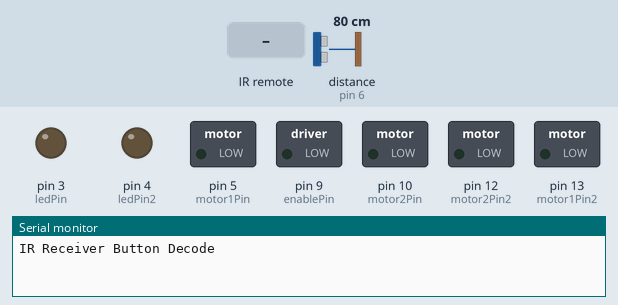
This sketch was run on a simulated Arduino Uno, built with avr-gcc and run on an emulated ATmega328P. Parts: switched loads named in the sketch (green lamp = pin HIGH), output pins drawn as LEDs (lit = HIGH), the last lines printed to the serial monitor. Wiring (inferred from the names in the program): ultrasonic range finder: trigger pin 2; echo pin 6. Inputs (shaded band) come from the test bench; at power-on: distance to the obstacle (sensor on pin 6) 80 cm. The echo pulse lasts 58.3 µs per cm; pins used as bus, display or sensor lines are not drawn.

Above: at 1.2 s.
1.3 s: distance to the obstacle (sensor on pin 6) set to 12 cm
2.8 s: distance to the obstacle (sensor on pin 6) set to 9 cm
At 3.2 s:
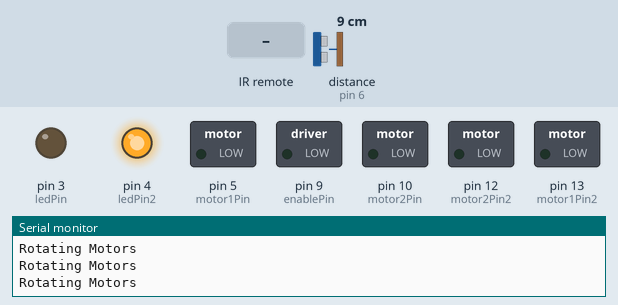
4.3 s: infrared code 0xFFA25D received
At 5.34 s:
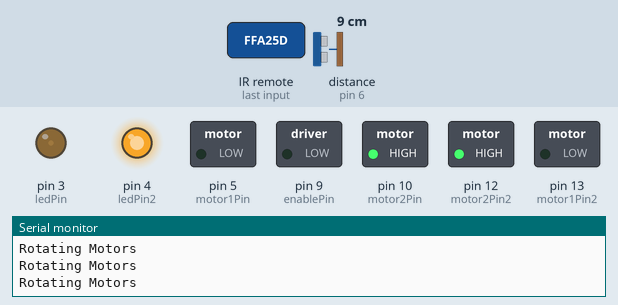
7.3 s: infrared code 0xFF629D received
At 8.6 s:
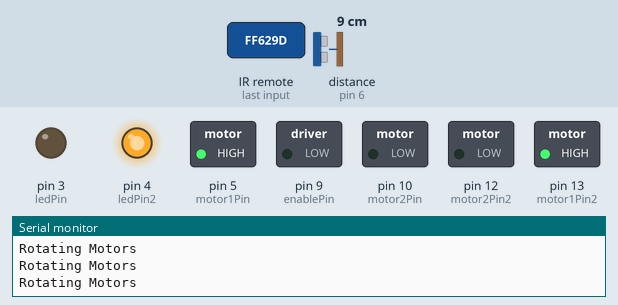
8.9 s: infrared code 0xFFA25D received
At 10.57 s:
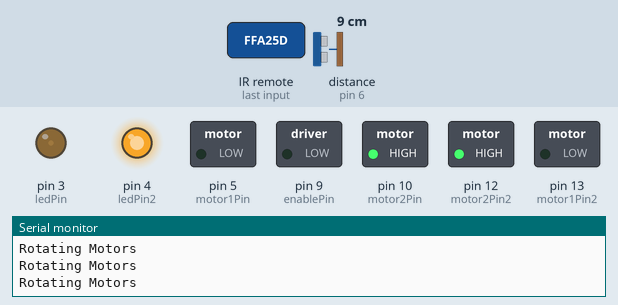
11.9 s: distance to the obstacle (sensor on pin 6) set to 18 cm
Timing chart, 0 to 14.4 s (numbered marks = the images above; inputs shaded):
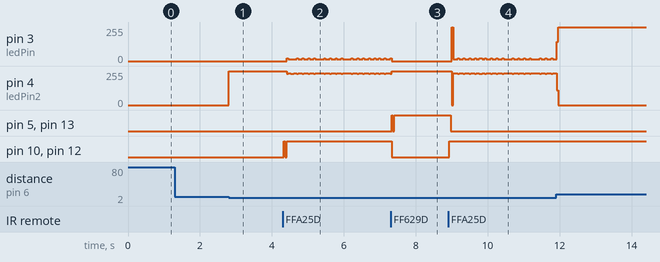

Measured:
- the behaviour switches between 11 and 10 cm on distance to the obstacle (sensor on pin 6) (found by bisection; images 0 and 1)
- after the input at 1.3 s, every drawn part: stays the same
- after the input at 2.8 s, pin 4 (ledPin2): 0/255 → 255/255 at once
- after the input at 4.3 s, pin 10 (motor2Pin), pin 12 (motor2Pin2): LOW → HIGH at once, → LOW 0.04 s later, → HIGH 0.04 s later
- after the input at 7.3 s, pin 5 (motor1Pin), pin 13 (motor1Pin2): LOW → HIGH at once, → LOW 0.04 s later, → HIGH 0.04 s later; pin 10 (motor2Pin), pin 12 (motor2Pin2): HIGH → LOW at once
- after the input at 8.9 s, pin 5 (motor1Pin), pin 13 (motor1Pin2): HIGH → LOW after 0.07 s; pin 10 (motor2Pin), pin 12 (motor2Pin2): LOW → HIGH at once

The sketch:

IRemote_Ultrasonic.ino
```cpp
// This code is created for drving an arduino powered robot with IR remote and ultrasonic sensors
#include "IRremote.h"

int receiver = 11; // Signal Pin of IR receiver to Arduino Digital Pin 11
IRrecv irrecv(receiver);     // create instance of 'irrecv'
decode_results results;      // create instance of 'decode_results'

//Back Wheel
const int motor1Pin = 5;
const int motor2Pin = 10;
const int enablePin = 9;
const int enablePin2 = 11;
const int motor1Pin2 = 13;
const int motor2Pin2 = 12;


// Front Wheel
const int MOTOR1PIN = 13;
const int MOTOR2PIN = 12;
const int ENABLEPIN = 9;
const int ENABLEPIN2 = 11;
const int MOTOR1PIN2 = 5;
const int MOTOR2PIN2 = 10;

//Front Sensor
const int trigPin = 2;
const int echoPin = 6;

// LED
const int ledPin = 3; //Green
const int ledPin2 = 4; //Red

/*-----( Declare objects )-----*/

void setup()   /*----( SETUP: RUNS ONCE )----*/
{

   pinMode(motor1Pin, OUTPUT);
    pinMode(motor2Pin, OUTPUT);
    pinMode(enablePin, OUTPUT);

    pinMode(motor1Pin2, OUTPUT);
    pinMode(motor2Pin2, OUTPUT);
    pinMode(enablePin2, OUTPUT);

    pinMode(MOTOR1PIN, OUTPUT);
    pinMode(MOTOR2PIN, OUTPUT);
    pinMode(ENABLEPIN, OUTPUT);

    pinMode(MOTOR1PIN2, OUTPUT);
    pinMode(MOTOR2PIN2, OUTPUT);
    pinMode(ENABLEPIN2, OUTPUT);

   pinMode(ledPin, OUTPUT);
   pinMode(ledPin2, OUTPUT);

  pinMode(trigPin, OUTPUT);
  pinMode(echoPin, INPUT);

  Serial.begin(9600);
  Serial.println("IR Receiver Button Decode");
  irrecv.enableIRIn(); // Start the receiver

}/*--(end setup )---*/


void loop()   /*----( LOOP: RUNS CONSTANTLY )----*/
{
  // set enablePin high so that motor can turn on:
  long duration, distance;
  long duration2, distance2; // For calc dist. for second sensor
  long duration3, distance3;

  // Front Sensor Code
  digitalWrite(trigPin, LOW);  // Added this line
  delayMicroseconds(2); // Added this line
  digitalWrite(trigPin, HIGH);
  delayMicroseconds(10); // Added this line
  digitalWrite(trigPin, LOW);
  duration = pulseIn(echoPin, HIGH);
  distance = (duration/2) / 29.1;

  if (irrecv.decode(&results)) // have we received an IR signal?

  {
    Serial.println(results.value, HEX);
    irrecv.resume(); // receive the next value
  }

  // Sensor Check
  if (distance < 10)
   {
    // Turn red led light on
   digitalWrite(ledPin, LOW);
   digitalWrite(ledPin2, HIGH);
    // Rotating
    Serial.println("Rotating Motors");
    digitalWrite(MOTOR1PIN, LOW);   // set leg 1 of the H-bridge low
    digitalWrite(MOTOR2PIN, LOW);  // set leg 2 of the H-bridge high
    digitalWrite(MOTOR1PIN2, LOW);   // set leg 1 of the H-bridge side 2 low
    digitalWrite(MOTOR2PIN2, LOW);  // set leg 2 of the H-bridge side 2 high
   }

   else
   {
    if (irrecv.decode(&results)) // have we received an IR signal?
    {
    Serial.println(results.value, HEX);
    irrecv.resume(); // receive the next value
    }
   }

   //bot moves right
     if(results.value==0xFFA25D)
    {
      digitalWrite(ledPin2, LOW); // Turn GREEN led light on
      digitalWrite(ledPin, HIGH);

      digitalWrite(MOTOR1PIN, LOW);   // set leg 1 of the H-bridge low
      digitalWrite(MOTOR2PIN, HIGH);  // set leg 2 of the H-bridge high
      digitalWrite(MOTOR1PIN2, LOW);   // set leg 1 of the H-bridge side 2 low
      digitalWrite(MOTOR2PIN2, HIGH);  // set leg 2 of the H-bridge side 2 high
    }

    //bot moves back
    if(results.value==0xFF629D)
    {
      digitalWrite(MOTOR1PIN, HIGH);   // set leg 1 of the H-bridge low
      digitalWrite(MOTOR2PIN, LOW);  // set leg 2 of the H-bridge high
      digitalWrite(MOTOR1PIN2, HIGH);   // set leg 1 of the H-bridge side 2 low
      digitalWrite(MOTOR2PIN2, LOW);  // set leg 2 of the H-bridge side 2 high
    }
    //bot stops
    if(results.value==0xFFC23D)
    {
      digitalWrite(MOTOR1PIN, LOW);   // set leg 1 of the H-bridge low
      digitalWrite(MOTOR2PIN, LOW);  // set leg 2 of the H-bridge high
      digitalWrite(MOTOR1PIN2, LOW);   // set leg 1 of the H-bridge side 2 low
      digitalWrite(MOTOR2PIN2, LOW);  // set leg 2 of the H-bridge side 2 high
    }
}/* --(end main loop )-- */

/*-----( Function )-----*/

// BUTTON ADDRESS
// CH- : 0xFFA25D
// CH: 0xFF629D
// PREV: 0xFF22DD
// NEXT : 0xFF02FD
// PLAY/PAUSE: 0xFFC23D
```
